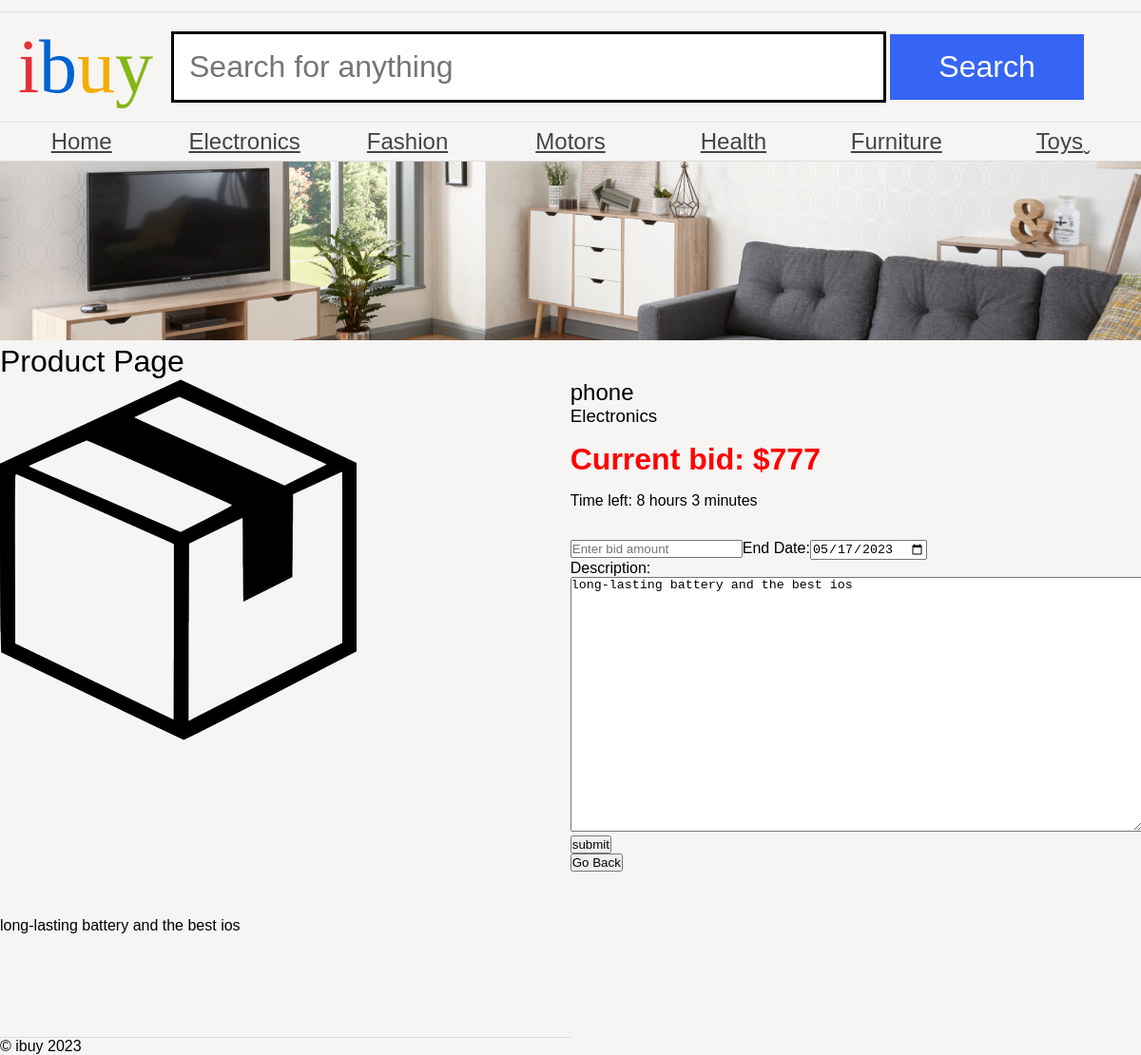
Page /bidAuction.php?productID=18 on the committed database.
### tables this page shows
CREATE TABLE `category` (
  `category_id` int(2) NOT NULL AUTO_INCREMENT,
  `name` varchar(225) NOT NULL,
  PRIMARY KEY (`category_id`)
);

CREATE TABLE `auction` (
  `endDate` date NOT NULL,
  `auction_id` int(5) NOT NULL AUTO_INCREMENT,
  `title` varchar(50) NOT NULL,
  `description` varchar(1000) NOT NULL,
  `bid` double NOT NULL,
  `category` text NOT NULL,
  PRIMARY KEY (`auction_id`)
);

### bidAuction.php (the view, shortened to what this page needs)
<?php
include 'header.php';
include 'data-connection.php';?>
<?php
if(isset($_GET['productID'])) {
    $productId = $_GET['productID'];
} else {
    echo "Product ID not found in URL.";
    exit();
}
$get_product_query = $connection->prepare("SELECT * FROM auction WHERE auction_id = :productId");
$get_product_query->bindParam(':productId', $productId);
$get_product_query->execute();
$productData = $get_product_query->fetch();
echo '<h1>Product Page</h1>';
echo '<article class="product">';
echo '<img src="product.png" alt="product name">';
echo '<section class="details">';
echo '<h2>'.$productData['title'].'</h2>';
echo '<h3>'.$productData['category'].'</h3>';
echo '<p class="price">Current bid: $'.$productData['bid'].'</p>';
echo '<time>Time left: 8 hours 3 minutes</time>';
echo '<form action="#" class="bid" method="POST">';
echo '<input type="text" name="bid" placeholder="Enter bid amount" />';
echo '<label>End Date:</label>';
echo '<input type="date" name="endDate" value="'.$productData['endDate'].'"><br>';
echo '<label>Description:</label>';
echo '<textarea name="description">'.$productData['description'].'</textarea>';
echo '<input type="submit" name="submit" value="submit" />';
echo '</form>';
echo '<a href = "index.php"> <button> Go Back </button> </a>';
echo '</section>';
echo '<section class="description">';
echo '<p>'.$productData['description'].'</p>';
echo '</section>';
?>
<?php
    include 'footer.php';
?>

### header.php (shortened to what this page needs)
<?php
include 'data-connection.php';?>
<!DOCTYPE html>
<html>
	<head>
		<link rel="stylesheet" href="ibuy.css" />
	</head>
	<body>
		<header>
			<h1><span class="i">i</span><span class="b">b</span><span class="u">u</span><span class="y">y</span></h1>
			<form action="#">
				<input type="text" name="search" placeholder="Search for anything" />
				<input type="submit" name="submit" value="Search" />
			</form>
		</header>
		<nav>
			<ul>
				<?php
				$get_categories_query = $connection->prepare("SELECT * FROM category");
				$get_categories_query->execute();
				$categories = $get_categories_query->fetchAll();
				foreach($categories as $category){
					echo '<li><a class="categoryLink" href="#">'.$category['name'].'</a></li>';
 }
				?>
			</ul>
		</nav>
		<img src="banners/1.jpg" alt="Banner" />

### ibuy.css (style rules this page uses)
* { margin: 0; padding: 0; }
body { font-family: 'Oxygen-Regular', sans-serif; background-color: #f6f5f4; max-width: 100vw; overflow-x: hidden; }
h1, h2, h3, h4 { font-weight: normal; }
a, a:visited { color: #444; }
header { margin-top: 1vw; font-family: 'Univers-Light-Normal'; display: grid; grid-template-columns: 15% 85%; align-items: center; padding-top: 1vw; padding-bottom: 1vw; border-top: 1px solid #ddd; border-bottom: 1px solid #ddd; }
header h1 { text-align: center; font-size: 5em; }
form { display: block; }
header form input[type=text] { border: 3px solid black; font-size: 2em; padding: 0.5em; width: 70%; }
body > img { width: 100vw; }
header form input[type=submit] { background-color: #3665f3; color: white; width: 20%; font-size: 2em; padding: 0.5em; cursor: pointer; border: 0; }
header .i { color: #e43137; }
header .b { color: #0063d1; }
header .u { color: #f4ae01; }
header .y { color: #85b716; }
body > nav { border-bottom: 1px solid #ddd; }
body > nav ul li:last-child a:after { content: 'ˬ'; position: absolute; }
body > nav ul { display: flex; width: 100vw; list-style-type: none; }
body > nav ul li { flex: 1; }
body > nav ul li a { display: block; text-align: center; padding-top: 0.5vw; padding-bottom: 0.5vw; font-size: 1.5em; }
p.price { display: block; text-align: right; font-weight: bold; font-size: 2em; }
article.product { display: grid; griid-template-columns: 60% 40%; grid-template-areas: "img details" "description description" "reviews reviews" }
article.product img { grid-area: img; }
article .details { grid-area: details; }
textarea { width: 100%; height: 20em; }
article .description { grid-area: description; padding-top: 3em; padding-bottom: 3em; }
.price { color: red; }
article.product .price { text-align: left; }
time { display: block; margin: 1em 0; }
.details p { margin-top: 0.5em; }
.bid { margin-top: 2em; padding: 0; }
.bid input { margin-left: 0; }
h1 { text-decoration: none; }

### rows in the picture
category: name "Home"
category: name "Electronics"
category: name "Fashion"
category: name "Motors"
category: name "Health"
category: name "Furniture"
category: name "Toys"
auction: title "phone", category "Electronics", bid "777", endDate "05/17/2023", description "long-lasting battery and the best ios"
